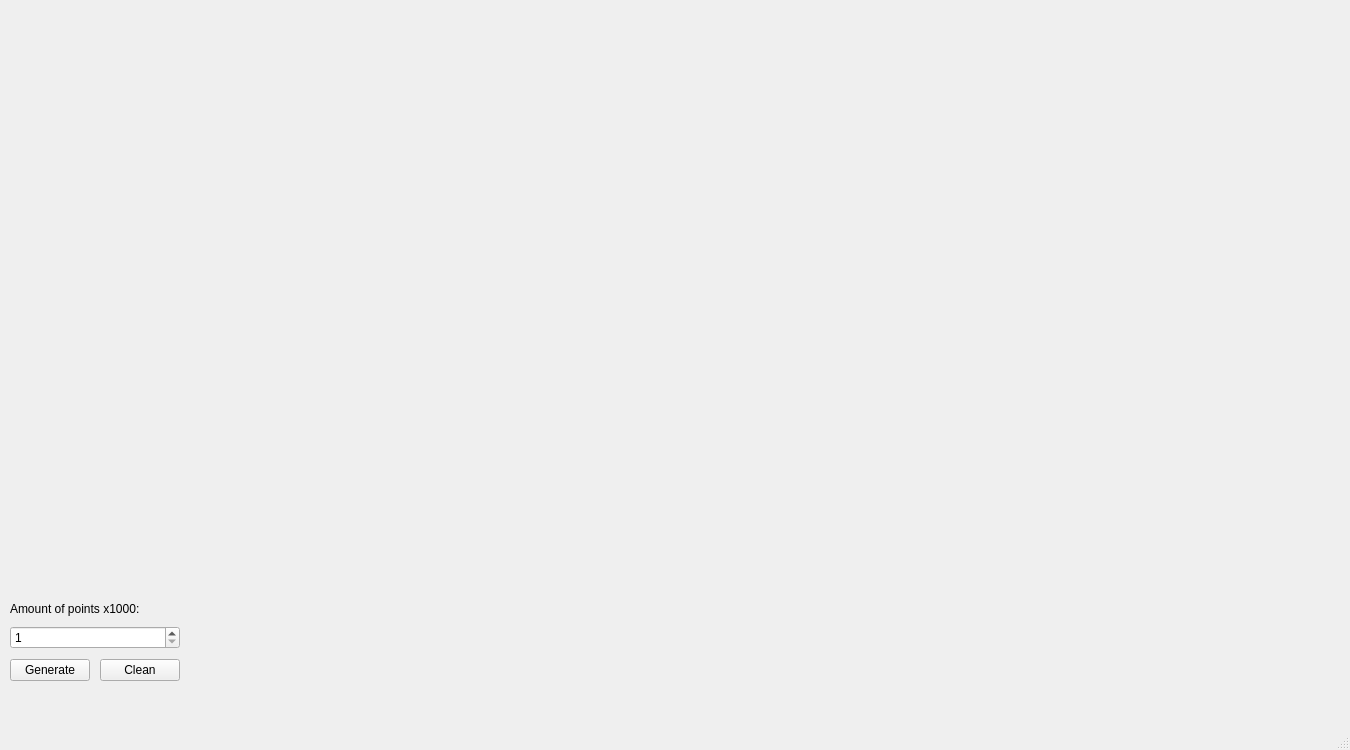
<?xml version="1.0" encoding="UTF-8"?>
<ui version="4.0">
 <class>MainWindow</class>
 <widget class="QMainWindow" name="MainWindow">
  <property name="geometry">
   <rect>
    <x>0</x>
    <y>0</y>
    <width>1350</width>
    <height>750</height>
   </rect>
  </property>
  <property name="maximumSize">
   <size>
    <width>3000</width>
    <height>3000</height>
   </size>
  </property>
  <property name="windowTitle">
   <string>MainWindow</string>
  </property>
  <widget class="QWidget" name="centralwidget">
   <widget class="QWidget" name="formLayoutWidget">
    <property name="geometry">
     <rect>
      <x>10</x>
      <y>0</y>
      <width>1341</width>
      <height>681</height>
     </rect>
    </property>
    <layout class="QFormLayout" name="formLayout">
     <item row="0" column="1">
      <widget class="GSWidget" name="gsWidget" native="true"/>
     </item>
     <item row="0" column="0">
      <layout class="QVBoxLayout" name="verticalLayout">
       <property name="spacing">
        <number>10</number>
       </property>
       <item>
        <spacer name="vSpace">
         <property name="orientation">
          <enum>Qt::Vertical</enum>
         </property>
         <property name="sizeHint" stdset="0">
          <size>
           <width>20</width>
           <height>40</height>
          </size>
         </property>
        </spacer>
       </item>
       <item>
        <widget class="QLabel" name="pNumberText">
         <property name="text">
          <string>Amount of points x1000:</string>
         </property>
        </widget>
       </item>
       <item>
        <widget class="QSpinBox" name="pNumber">
         <property name="minimum">
          <number>1</number>
         </property>
         <property name="maximum">
          <number>1000</number>
         </property>
        </widget>
       </item>
       <item>
        <layout class="QHBoxLayout" name="horizontalLayout">
         <property name="spacing">
          <number>10</number>
         </property>
         <item>
          <widget class="QPushButton" name="generate">
           <property name="text">
            <string>Generate</string>
           </property>
          </widget>
         </item>
         <item>
          <widget class="QPushButton" name="clean">
           <property name="text">
            <string>Clean</string>
           </property>
          </widget>
         </item>
        </layout>
       </item>
      </layout>
     </item>
    </layout>
   </widget>
  </widget>
  <widget class="QMenuBar" name="menubar">
   <property name="geometry">
    <rect>
     <x>0</x>
     <y>0</y>
     <width>1350</width>
     <height>26</height>
    </rect>
   </property>
  </widget>
  <widget class="QStatusBar" name="statusbar"/>
 </widget>
 <customwidgets>
  <customwidget>
   <class>GSWidget</class>
   <extends>QWidget</extends>
   <header>gswidget.h</header>
   <container>1</container>
  </customwidget>
 </customwidgets>
 <resources/>
 <connections/>
</ui>
